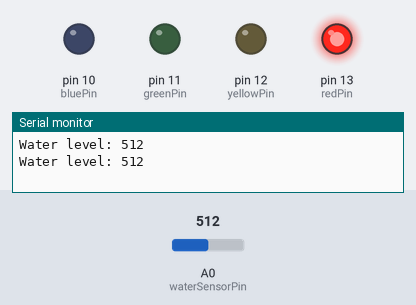
A sketch run on a simulated Arduino Uno, built with avr-gcc and run on an emulated ATmega328P. Shown: output pins drawn as LEDs (lit = HIGH), the last lines printed to the serial monitor. The test bench sets the inputs (shaded band); at power-on: A0 (waterSensorPin) = 512.

Above: at 1.8 s.
1.9 s: A0 (waterSensorPin) set to 410
3.4 s: A0 (waterSensorPin) set to 386
At 4.8 s:
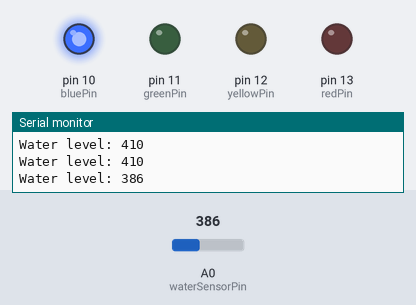
5.5 s: A0 (waterSensorPin) set to 308
7.2 s: A0 (waterSensorPin) set to 281
At 9.1 s:
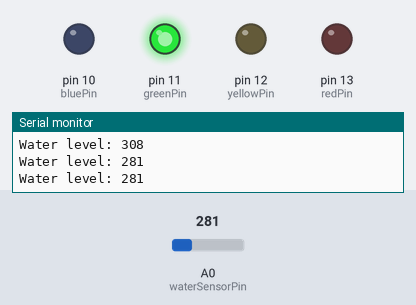
9.5 s: A0 (waterSensorPin) set to 214
11.2 s: A0 (waterSensorPin) set to 187
At 13.4 s:
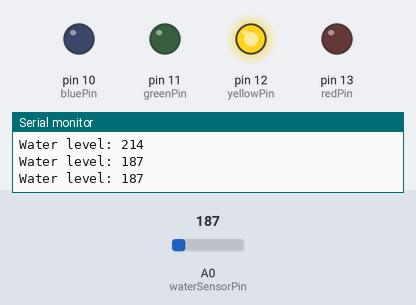
Timing chart, 0 to 14.5 s (numbered marks = the images above; inputs shaded):
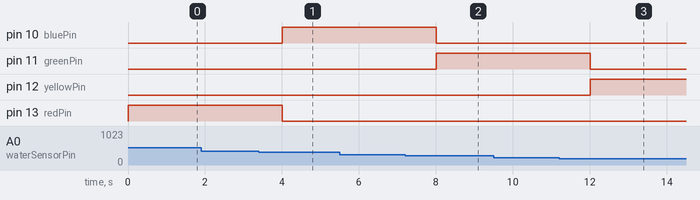

The sketch:

water_height_sensor.ino
```cpp
// for some reason my sensor would not go above 350 ish despite being fully submerged so I assumed a range of 0 to 400 instead of 0 to 1024 (included, excluded)


int waterSensorPin = A0;
int redPin = 13;
int yellowPin = 12;
int greenPin = 11;
int bluePin = 10;

void setup() {
  Serial.begin(9600);
  pinMode(redPin, OUTPUT);
  pinMode(yellowPin, OUTPUT);
  pinMode(greenPin, OUTPUT);
  pinMode(bluePin, OUTPUT);
}

void loop() {
  int sensorValue = analogRead(waterSensorPin);

  Serial.print("Water level: ");
  Serial.println(sensorValue);

  if (sensorValue >= 300 && sensorValue < 400) {
    digitalWrite(bluePin, HIGH);
    digitalWrite(redPin, LOW);
    digitalWrite(yellowPin, LOW);
    digitalWrite(greenPin, LOW);
  }
  else if (sensorValue >= 200 && sensorValue < 300) {
    digitalWrite(greenPin, HIGH);
    digitalWrite(redPin, LOW);
    digitalWrite(yellowPin, LOW);
    digitalWrite(bluePin, LOW);
  }
  else if (sensorValue >= 100 && sensorValue < 200) {
    digitalWrite(yellowPin, HIGH);
    digitalWrite(redPin, LOW);
    digitalWrite(greenPin, LOW);
    digitalWrite(bluePin, LOW);
  }
  else {
    digitalWrite(redPin, HIGH);
    digitalWrite(yellowPin, LOW);
    digitalWrite(greenPin, LOW);
    digitalWrite(bluePin, LOW);
  }

  // Wait for a second before taking the next reading
  delay(1000);
}
```

Measured:
- the behaviour switches between 400 and 399 on A0 (waterSensorPin) (found by bisection; images 0 and 1)
- the behaviour switches between 300 and 299 on A0 (waterSensorPin) (found by bisection; images 1 and 2)
- the behaviour switches between 200 and 199 on A0 (waterSensorPin) (found by bisection; images 2 and 3)
- after the input at 3.4 s, pin 10 (bluePin): LOW → HIGH after 0.60 s; pin 13 (redPin): HIGH → LOW after 0.60 s
- after the input at 7.2 s, pin 10 (bluePin): HIGH → LOW after 0.80 s; pin 11 (greenPin): LOW → HIGH after 0.80 s
- after the input at 11.2 s, pin 11 (greenPin): HIGH → LOW after 0.81 s; pin 12 (yellowPin): LOW → HIGH after 0.81 s
